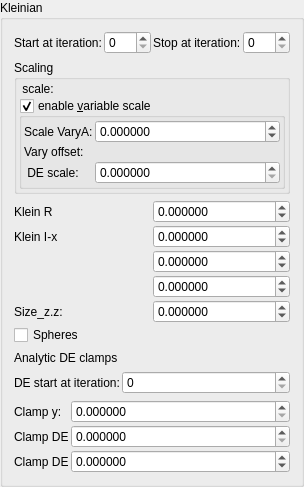
    <widget class="QGroupBox" name="groupBox_6">
     <property name="title">
      <string>Kleinian</string>
     </property>
     <layout class="QVBoxLayout" name="verticalLayout_11">
      <item>
       <layout class="QGridLayout" name="gridLayout_65">
        <property name="spacing">
         <number>2</number>
        </property>
        <item row="1" column="3">
         <widget class="MySpinBox" name="spinboxInt_transf_stop_iterations_F">
          <property name="sizePolicy">
           <sizepolicy hsizetype="Minimum" vsizetype="Maximum">
            <horstretch>0</horstretch>
            <verstretch>0</verstretch>
           </sizepolicy>
          </property>
          <property name="maximum">
           <number>999</number>
          </property>
         </widget>
        </item>
        <item row="1" column="1">
         <widget class="MySpinBox" name="spinboxInt_transf_start_iterations_F">
          <property name="sizePolicy">
           <sizepolicy hsizetype="Minimum" vsizetype="Maximum">
            <horstretch>0</horstretch>
            <verstretch>0</verstretch>
           </sizepolicy>
          </property>
          <property name="maximum">
           <number>999</number>
          </property>
         </widget>
        </item>
        <item row="1" column="0">
         <widget class="QLabel" name="label_254">
          <property name="text">
           <string>Start at iteration:</string>
          </property>
         </widget>
        </item>
        <item row="1" column="2">
         <widget class="QLabel" name="label_255">
          <property name="text">
           <string>Stop at iteration:</string>
          </property>
         </widget>
        </item>
       </layout>
      </item>
      <item>
       <widget class="QGroupBox" name="groupBox_9">
        <property name="title">
         <string>Scaling</string>
        </property>
        <layout class="QVBoxLayout" name="verticalLayout_15" stretch="0,0">
         <property name="spacing">
          <number>2</number>
         </property>
         <property name="leftMargin">
          <number>2</number>
         </property>
         <property name="topMargin">
          <number>2</number>
         </property>
         <property name="rightMargin">
          <number>2</number>
         </property>
         <property name="bottomMargin">
          <number>2</number>
         </property>
         <item>
          <layout class="QGridLayout" name="gridLayout_32" columnstretch="0">
           <property name="spacing">
            <number>2</number>
           </property>
           <item row="1" column="0">
            <widget class="QLabel" name="label_8">
             <property name="text">
              <string> scale:</string>
             </property>
            </widget>
           </item>
          </layout>
         </item>
         <item>
          <widget class="MyGroupBox" name="groupCheck_transf_function_enabledK_false">
           <property name="title">
            <string>enable &amp;variable scale</string>
           </property>
           <property name="checkable">
            <bool>true</bool>
           </property>
           <layout class="QVBoxLayout" name="verticalLayout_16" stretch="0">
            <property name="spacing">
             <number>2</number>
            </property>
            <property name="leftMargin">
             <number>2</number>
            </property>
            <property name="topMargin">
             <number>2</number>
            </property>
            <property name="rightMargin">
             <number>2</number>
            </property>
            <property name="bottomMargin">
             <number>2</number>
            </property>
            <item>
             <layout class="QGridLayout" name="gridLayout_31" columnstretch="0,1">
              <property name="spacing">
               <number>2</number>
              </property>
              <item row="1" column="1">
               <widget class="MyDoubleSpinBox" name="spinbox_transf_scale_vary_0">
                <property name="sizePolicy">
                 <sizepolicy hsizetype="Minimum" vsizetype="Maximum">
                  <horstretch>0</horstretch>
                  <verstretch>0</verstretch>
                 </sizepolicy>
                </property>
                <property name="prefix">
                 <string/>
                </property>
                <property name="suffix">
                 <string/>
                </property>
                <property name="decimals">
                 <number>6</number>
                </property>
                <property name="minimum">
                 <double>-99.989999999999995</double>
                </property>
                <property name="maximum">
                 <double>99.989999999999995</double>
                </property>
                <property name="singleStep">
                 <double>0.010000000000000</double>
                </property>
               </widget>
              </item>
              <item row="2" column="0">
               <widget class="QLabel" name="label_150">
                <property name="text">
                 <string>Vary offset:</string>
                </property>
               </widget>
              </item>
              <item row="1" column="0">
               <widget class="QLabel" name="label_145">
                <property name="text">
                 <string>Scale VaryA:</string>
                </property>
               </widget>
              </item>
              <item row="3" column="1">
               <widget class="MyDoubleSpinBox" name="spinbox_transf_scale_1">
                <property name="sizePolicy">
                 <sizepolicy hsizetype="Minimum" vsizetype="Maximum">
                  <horstretch>0</horstretch>
                  <verstretch>0</verstretch>
                 </sizepolicy>
                </property>
                <property name="prefix">
                 <string/>
                </property>
                <property name="suffix">
                 <string/>
                </property>
                <property name="decimals">
                 <number>6</number>
                </property>
                <property name="minimum">
                 <double>0.000000000000000</double>
                </property>
                <property name="maximum">
                 <double>99.989999999999995</double>
                </property>
                <property name="singleStep">
                 <double>0.100000000000000</double>
                </property>
               </widget>
              </item>
              <item row="3" column="0">
               <widget class="QLabel" name="label_9">
                <property name="text">
                 <string> DE scale:</string>
                </property>
               </widget>
              </item>
             </layout>
            </item>
           </layout>
          </widget>
         </item>
        </layout>
       </widget>
      </item>
      <item>
       <layout class="QGridLayout" name="gridLayout_71" columnstretch="0,0">
        <property name="spacing">
         <number>2</number>
        </property>
        <item row="4" column="1">
         <widget class="MyDoubleSpinBox" name="spinbox3_transf_offset_111_y">
          <property name="sizePolicy">
           <sizepolicy hsizetype="Minimum" vsizetype="Maximum">
            <horstretch>0</horstretch>
            <verstretch>0</verstretch>
           </sizepolicy>
          </property>
          <property name="font">
           <font>
            <weight>50</weight>
            <bold>false</bold>
           </font>
          </property>
          <property name="prefix">
           <string/>
          </property>
          <property name="suffix">
           <string/>
          </property>
          <property name="decimals">
           <number>6</number>
          </property>
          <property name="minimum">
           <double>-99.989999999999995</double>
          </property>
          <property name="maximum">
           <double>99.989999999999995</double>
          </property>
          <property name="singleStep">
           <double>0.100000000000000</double>
          </property>
         </widget>
        </item>
        <item row="5" column="0">
         <widget class="QLabel" name="label_266">
          <property name="font">
           <font>
            <weight>50</weight>
            <bold>false</bold>
           </font>
          </property>
          <property name="text">
           <string>Size_z.z:</string>
          </property>
         </widget>
        </item>
        <item row="2" column="1">
         <widget class="MyDoubleSpinBox" name="spinbox_transf_offset">
          <property name="sizePolicy">
           <sizepolicy hsizetype="Minimum" vsizetype="Maximum">
            <horstretch>0</horstretch>
            <verstretch>0</verstretch>
           </sizepolicy>
          </property>
          <property name="font">
           <font>
            <weight>50</weight>
            <bold>false</bold>
           </font>
          </property>
          <property name="prefix">
           <string/>
          </property>
          <property name="suffix">
           <string/>
          </property>
          <property name="decimals">
           <number>6</number>
          </property>
          <property name="minimum">
           <double>-99.989999999999995</double>
          </property>
          <property name="maximum">
           <double>99.989999999999995</double>
          </property>
          <property name="singleStep">
           <double>0.010000000000000</double>
          </property>
         </widget>
        </item>
        <item row="1" column="0">
         <widget class="QLabel" name="label_257">
          <property name="font">
           <font>
            <weight>50</weight>
            <bold>false</bold>
           </font>
          </property>
          <property name="text">
           <string>Klein R</string>
          </property>
         </widget>
        </item>
        <item row="1" column="1">
         <widget class="MyDoubleSpinBox" name="spinbox_transf_folding_value">
          <property name="sizePolicy">
           <sizepolicy hsizetype="Minimum" vsizetype="Maximum">
            <horstretch>0</horstretch>
            <verstretch>0</verstretch>
           </sizepolicy>
          </property>
          <property name="font">
           <font>
            <weight>50</weight>
            <bold>false</bold>
           </font>
          </property>
          <property name="prefix">
           <string/>
          </property>
          <property name="suffix">
           <string/>
          </property>
          <property name="decimals">
           <number>6</number>
          </property>
          <property name="minimum">
           <double>-99.989999999999995</double>
          </property>
          <property name="maximum">
           <double>99.989999999999995</double>
          </property>
          <property name="singleStep">
           <double>0.010000000000000</double>
          </property>
         </widget>
        </item>
        <item row="2" column="0">
         <widget class="QLabel" name="label_265">
          <property name="font">
           <font>
            <weight>50</weight>
            <bold>false</bold>
           </font>
          </property>
          <property name="text">
           <string>Klein I-x</string>
          </property>
         </widget>
        </item>
        <item row="6" column="0" rowspan="2" colspan="2">
         <widget class="MyCheckBox" name="checkBox_transf_spheres_enabled">
          <property name="text">
           <string>Spheres</string>
          </property>
         </widget>
        </item>
        <item row="5" column="1">
         <widget class="MyDoubleSpinBox" name="spinbox3_transf_offset_111_z">
          <property name="sizePolicy">
           <sizepolicy hsizetype="Minimum" vsizetype="Maximum">
            <horstretch>0</horstretch>
            <verstretch>0</verstretch>
           </sizepolicy>
          </property>
          <property name="font">
           <font>
            <weight>50</weight>
            <bold>false</bold>
           </font>
          </property>
          <property name="prefix">
           <string/>
          </property>
          <property name="suffix">
           <string/>
          </property>
          <property name="decimals">
           <number>6</number>
          </property>
          <property name="minimum">
           <double>-99.989999999999995</double>
          </property>
          <property name="maximum">
           <double>99.989999999999995</double>
          </property>
          <property name="singleStep">
           <double>0.100000000000000</double>
          </property>
         </widget>
        </item>
        <item row="3" column="1">
         <widget class="MyDoubleSpinBox" name="spinbox3_transf_offset_111_x">
          <property name="sizePolicy">
           <sizepolicy hsizetype="Minimum" vsizetype="Maximum">
            <horstretch>0</horstretch>
            <verstretch>0</verstretch>
           </sizepolicy>
          </property>
          <property name="font">
           <font>
            <weight>50</weight>
            <bold>false</bold>
           </font>
          </property>
          <property name="prefix">
           <string/>
          </property>
          <property name="suffix">
           <string/>
          </property>
          <property name="decimals">
           <number>6</number>
          </property>
          <property name="minimum">
           <double>-99.989999999999995</double>
          </property>
          <property name="maximum">
           <double>99.989999999999995</double>
          </property>
          <property name="singleStep">
           <double>0.100000000000000</double>
          </property>
         </widget>
        </item>
       </layout>
      </item>
      <item>
       <widget class="QLabel" name="label_271">
        <property name="font">
         <font>
          <weight>50</weight>
          <bold>false</bold>
         </font>
        </property>
        <property name="text">
         <string>Analytic DE clamps</string>
        </property>
       </widget>
      </item>
      <item>
       <layout class="QGridLayout" name="gridLayout_64" columnstretch="0,0,1">
        <property name="spacing">
         <number>2</number>
        </property>
        <item row="1" column="1">
         <widget class="QLabel" name="label_250">
          <property name="text">
           <string>DE start at iteration:</string>
          </property>
         </widget>
        </item>
        <item row="1" column="2">
         <widget class="MySpinBox" name="spinboxInt_transf_start_iterations_G">
          <property name="sizePolicy">
           <sizepolicy hsizetype="Minimum" vsizetype="Maximum">
            <horstretch>0</horstretch>
            <verstretch>0</verstretch>
           </sizepolicy>
          </property>
          <property name="maximum">
           <number>999</number>
          </property>
         </widget>
        </item>
       </layout>
      </item>
      <item>
       <layout class="QGridLayout" name="gridLayout_83" columnstretch="0,1">
        <property name="spacing">
         <number>2</number>
        </property>
        <item row="2" column="1">
         <widget class="MyDoubleSpinBox" name="spinbox_analyticDE_tweak_005">
          <property name="sizePolicy">
           <sizepolicy hsizetype="Minimum" vsizetype="Maximum">
            <horstretch>0</horstretch>
            <verstretch>0</verstretch>
           </sizepolicy>
          </property>
          <property name="toolTip">
           <string>&lt;html&gt;&lt;head/&gt;&lt;body&gt;&lt;p&gt;Clamps are only variable in slot#1,&lt;/p&gt;&lt;p&gt;in other slots they are set to default&lt;/p&gt;&lt;/body&gt;&lt;/html&gt;</string>
          </property>
          <property name="prefix">
           <string/>
          </property>
          <property name="suffix">
           <string/>
          </property>
          <property name="decimals">
           <number>6</number>
          </property>
          <property name="minimum">
           <double>0.000000000000000</double>
          </property>
          <property name="maximum">
           <double>99.989999999999995</double>
          </property>
          <property name="singleStep">
           <double>0.100000000000000</double>
          </property>
         </widget>
        </item>
        <item row="3" column="1">
         <widget class="MyDoubleSpinBox" name="spinbox_analyticDE_offset_1">
          <property name="sizePolicy">
           <sizepolicy hsizetype="Minimum" vsizetype="Maximum">
            <horstretch>0</horstretch>
            <verstretch>0</verstretch>
           </sizepolicy>
          </property>
          <property name="toolTip">
           <string>&lt;html&gt;&lt;head/&gt;&lt;body&gt;&lt;p&gt;Clamps are only variable in slot#1,&lt;/p&gt;&lt;p&gt;in other slots they are set to default&lt;/p&gt;&lt;/body&gt;&lt;/html&gt;</string>
          </property>
          <property name="prefix">
           <string/>
          </property>
          <property name="suffix">
           <string/>
          </property>
          <property name="decimals">
           <number>6</number>
          </property>
          <property name="minimum">
           <double>0.000000000000000</double>
          </property>
          <property name="maximum">
           <double>99.989999999999995</double>
          </property>
          <property name="singleStep">
           <double>0.100000000000000</double>
          </property>
         </widget>
        </item>
        <item row="2" column="0">
         <widget class="QLabel" name="label_256">
          <property name="text">
           <string>Clamp y:</string>
          </property>
         </widget>
        </item>
        <item row="3" column="0">
         <widget class="QLabel" name="label_258">
          <property name="text">
           <string>Clamp DE</string>
          </property>
         </widget>
        </item>
        <item row="4" column="1">
         <widget class="MyDoubleSpinBox" name="spinbox_analyticDE_offset_0">
          <property name="sizePolicy">
           <sizepolicy hsizetype="Minimum" vsizetype="Maximum">
            <horstretch>0</horstretch>
            <verstretch>0</verstretch>
           </sizepolicy>
          </property>
          <property name="toolTip">
           <string>&lt;html&gt;&lt;head/&gt;&lt;body&gt;&lt;p&gt;Clamps are only variable in slot#1,&lt;/p&gt;&lt;p&gt;in other slots they are set to default&lt;/p&gt;&lt;/body&gt;&lt;/html&gt;</string>
          </property>
          <property name="prefix">
           <string/>
          </property>
          <property name="suffix">
           <string/>
          </property>
          <property name="decimals">
           <number>6</number>
          </property>
          <property name="minimum">
           <double>-99.989999999999995</double>
          </property>
          <property name="maximum">
           <double>99.989999999999995</double>
          </property>
          <property name="singleStep">
           <double>0.100000000000000</double>
          </property>
          <property name="value">
           <double>0.000000000000000</double>
          </property>
         </widget>
        </item>
        <item row="4" column="0">
         <widget class="QLabel" name="label_269">
          <property name="text">
           <string>Clamp DE</string>
          </property>
         </widget>
        </item>
       </layout>
      </item>
     </layout>
    </widget>
